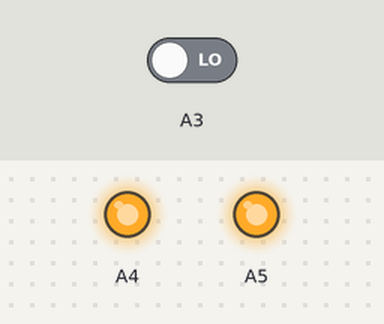
The sketch below on a simulated Arduino Uno, built with avr-gcc and run on an emulated ATmega328P. On the bench: output pins drawn as LEDs (lit = HIGH). Inputs (shaded band) come from the test bench; at power-on: A3 LOW.

Above: at 8.8 s.
8.9 s: A3 driven HIGH
At 9.7 s:
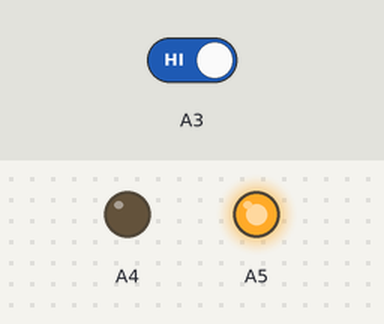
At 13.2 s:
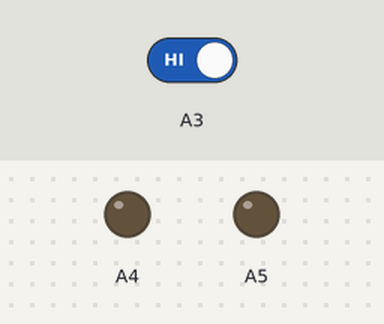
13.9 s: A3 driven LOW
At 18.7 s:
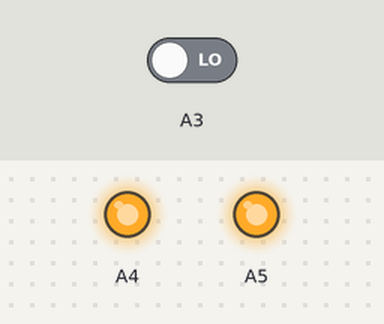
Timing chart, 0 to 28.4 s (numbered marks = the images above; inputs shaded):
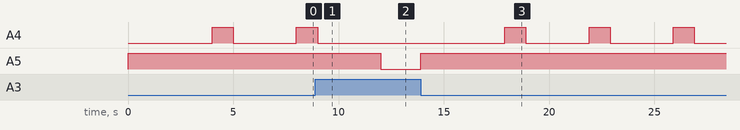

The sketch:

arduino-sketch-complete.ino
```cpp
void setup() {
  pinMode(A5, OUTPUT);
  pinMode(A4, OUTPUT);
  pinMode(A3, INPUT);
}


bool doorIsOpen(){
  return digitalRead(A3) == LOW;
}

bool makeSomeNoise() {
  digitalWrite(A4, HIGH);
  delay(1000);
  digitalWrite(A4, LOW);
}

bool turnLEDOn() {
  digitalWrite(A5, HIGH);
}

bool turnLEDOff() {
  digitalWrite(A5, LOW);
}

// the loop function runs over and over again forever
void loop() {

  turnLEDOff();

  if (doorIsOpen()) {
    turnLEDOn();
    delay(4000);

    while (doorIsOpen()) {
      makeSomeNoise();
      delay(3000);
    }
  }
}
```

Measured:
- after the input at 8.9 s, A4: goes on until 9.0 s, then stays LOW; A5: HIGH → LOW after 3.1 s
- after the input at 13.9 s, A4: alternates HIGH for 1.0 s and LOW for 3.0 s, starting after 4.0 s; A5: LOW → HIGH at once
